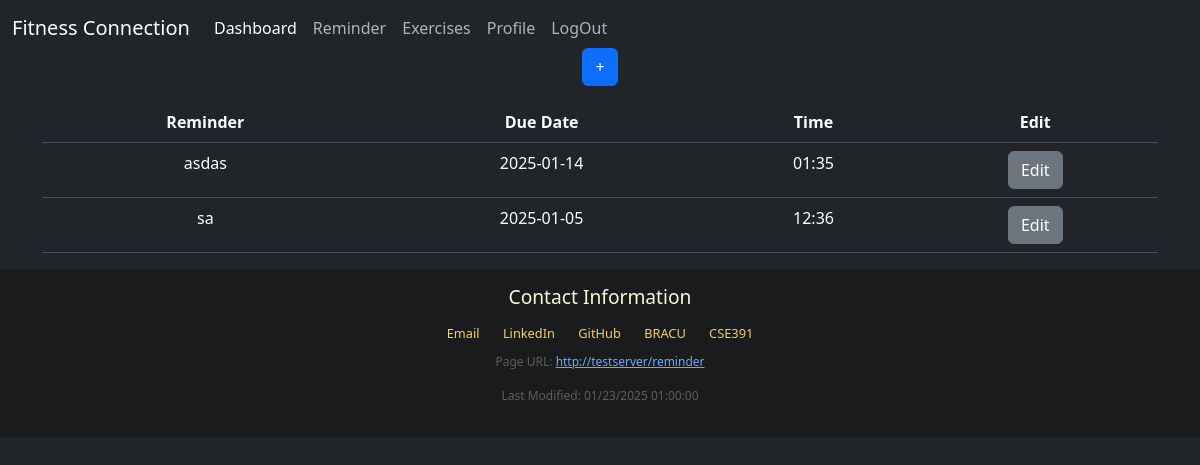
Page /reminder (signed in) on the earlier database version.
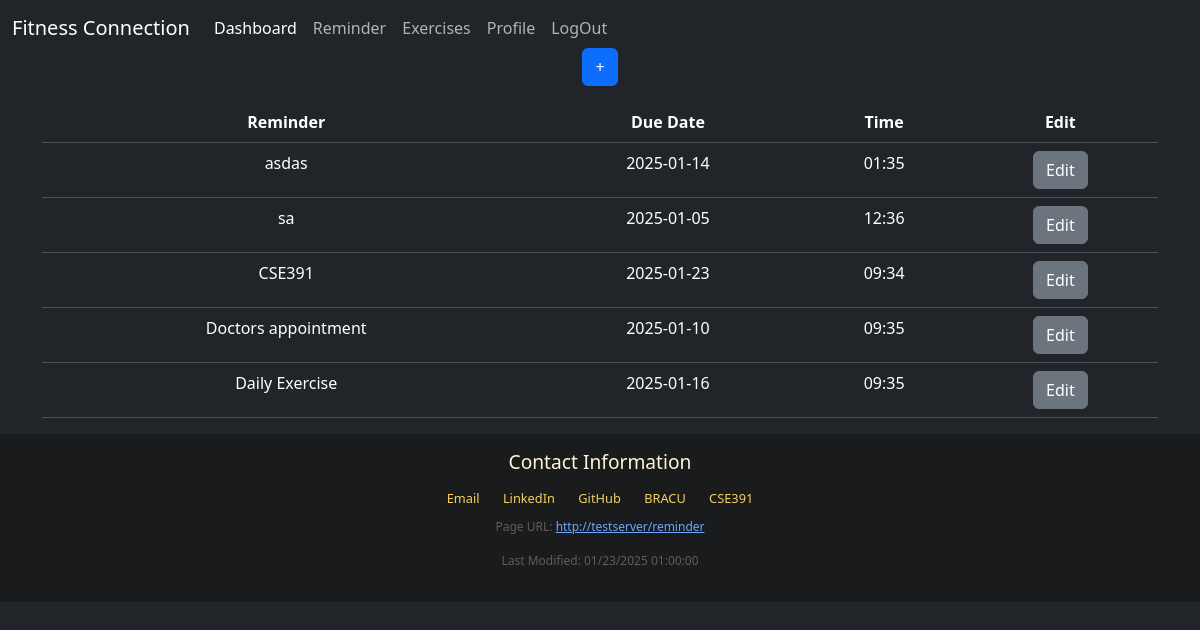
Same page on the later database version.
### models/reminder.py (models this page shows)
class reminder(Base):
    __tablename__ = 'reminder'
    appointment_id = Column(Integer, primary_key=True)
    appointment_name = Column(VARCHAR)
    date = Column(VARCHAR)
    time = Column(VARCHAR)
    reminder_date = Column(VARCHAR)
    user_email = Column(VARCHAR)

### app.py (the view, shortened to what this page needs)
@app.route('/reminder', methods=['GET', 'POST'])
def reminder():
    if request.method == 'GET':
        if 'user_email' not in session:
            return redirect(url_for('login'))
        rem = get_reminders(session['user_email'])
        return render_template('reminder.html', reminders=rem)

### database/dbconnect.py (called while the page is built)
def get_session():
    return Session()

### models/reminder.py (called while the page is built)
def get_reminders(email):
    session = get_session()
    reminders = session.query(reminder).filter(reminder.user_email == email).all()
    return reminders

### templates/reminder.html (shortened to what this page needs)
{% extends "base.html" %}
{% block content %}
    <div class="container mt-5">
        <div class="d-flex justify-content-center">
            <button type="button" class="btn btn-primary" data-bs-toggle="modal" data-bs-target="#reminderModal" onclick="getValues()">
                <span>&#43;</span>
            </button>
        </div>
        <div class="mt-3">
            <div id="reminders" class="text-center">
                {% if reminders %}
                <table class="table">
                    <thead>
                        <tr>
                            <th scope="col">Reminder</th>
                            <th scope="col">Due Date</th>
                            <th scope="col">Time</th>
                            <th scope="col">Edit</th>
                        </tr>
                    </thead>
                    <tbody>
                        {% for i in reminders %}
                        <tr id="reminder-row">
                            <td class="reminder-name">{{ i.appointment_name }}</td>
                            <td class="reminder-date">{{ i.date }}</td>
                            <td class="reminder-time">{{ i.time }}</td>
                            <td>
                                <button type="button" class="btn btn-secondary" data-bs-toggle="modal" data-bs-target="#editModal" onclick="editRminder(this)">Edit</button>
                            </td>
                        </tr>
                        {% endfor %}
                    </tbody>
                </table>
                {% else %}
                <p class="text-muted">No reminders yet.</p>
                {% endif %}
            </div>
        </div>
    </div>
{% endblock %}

### templates/base.html (shortened to what this page needs)
<!doctype html>
<html lang="en" data-bs-theme="dark">
  <head>
    <link href="https://cdn.jsdelivr.net/npm/bootstrap@5.3.3/dist/css/bootstrap.min.css" rel="stylesheet">
  </head>
  <body>
    <nav class="navbar navbar-expand-lg fixed-top navbar-scroll background-color-dark">
        <div class="container-fluid">
          <a class="navbar-brand" href="#!">Fitness Connection</a>
          <div class="collapse navbar-collapse" id="navbarSupportedContent">
            <ul class="navbar-nav me-auto">
              <li class="nav-item">
                <a class="nav-link active" aria-current="page" href="/userdashboard">Dashboard</a>
              </li>
              <li class="nav-item">
                <a class="nav-link" href="/reminder">Reminder</a>
              </li>
              <li class="nav-item">
                <a class="nav-link" href="/exercise">Exercises</a>
              </li>
              <li class="nav-item">
                <a class="nav-link" href="/profile">Profile</a>
              </li>
              <li class="nav-item">
                <a class="nav-link" href="/logout">LogOut</a>
              </li>
            </ul>
          </div>
        </div>
      </nav>
    {% block content %}
    {% endblock %}
    <div class="footer">
      <h3>Contact Information</h3>
      <div class="footer-links">
          <a href="mailto:samira.akter1@e.bracu.ac.bd">Email</a>
          <a href="https://www.linkedin.com/in/sameera-shifa-b73696215/" target="_blank">LinkedIn</a>
          <a href="https://github.com/sssamira" target="_blank">GitHub</a>
          <a href="https://www.bracu.ac.bd" target="_blank">BRACU</a>
          <a href="https://github.com/sssamira" target="_blank">CSE391</a>
      </div>
      <div id="page-info"></div>
  </body>
</html>

### templates/base.html (style rules this page uses)
.footer { background-color: #191b1d; color: #FFF7D4; padding: 1rem; text-align: center; font-size: 0.8rem; bottom: 0; width: 100%; border: #FFF7D4; }
.footer h3 { margin-bottom: 1rem; font-size: 1.2rem; }
.footer-links a { color: #F5D061; margin: 0 10px; font-size: 0.5; text-decoration: none; }

Differences in the rows shown:
added reminder: appointment_name "CSE391", date "2025-01-23", time "09:34"
added reminder: appointment_name "Doctors appointment", date "2025-01-10", time "09:35"
added reminder: appointment_name "Daily Exercise", date "2025-01-16", time "09:35"
